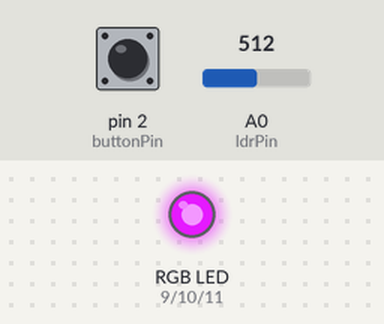
The sketch below on a simulated Arduino Uno, built with avr-gcc and run on an emulated ATmega328P. Shown: an RGB LED mixed from three pins (HIGH = lit). The inputs (shaded band) are chosen by the test bench; at power-on: pin 2 (buttonPin) LOW, A0 (ldrPin) = 512.

Above: at 1.2 s.
1.3 s: pin 2 (buttonPin) pulled HIGH for 0.15 s
4.4 s: A0 (ldrPin) set to 760
7.4 s: pin 2 (buttonPin) pulled HIGH for 1 s
At 8.7 s:
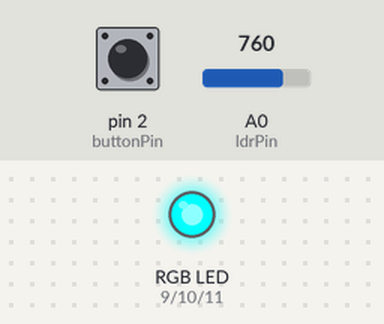
9.9 s: pin 2 (buttonPin) pulsed HIGH 5 times (0.12 s each, 0.3 s apart)
At 11.9 s:
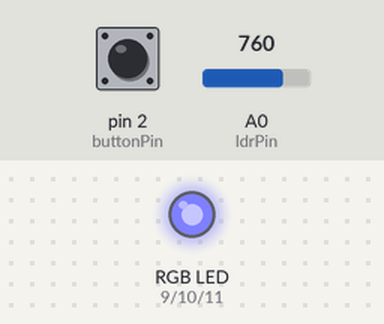
16.5 s: pin 2 (buttonPin) pulled HIGH for 3.2 s
At 17.2 s:
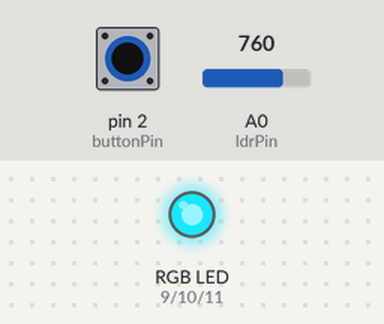
Timing chart, 0 to 19.5 s (numbered marks = the images above; inputs shaded):
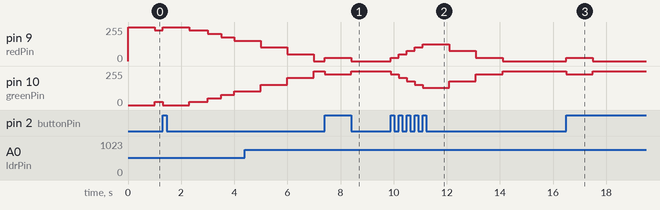

Measured:
- after the input at 7.4 s, pin 9 (redPin): 0/255 → 25/255 at once, → 0/255 1.0 s later; pin 10 (greenPin): 255/255 → 230/255 at once, → 255/255 1.0 s later
- after the input at 9.9 s, pin 9 (redPin): rises from 0/255 to 127/255 in 1.2 s, then falls to 0/255 in 3.0 s; pin 10 (greenPin): 255/255 → 230/255 at once, → 204/255 0.30 s later, → 179/255 0.30 s later, → 153/255 0.30 s later, … (8 changes in this stretch)
- after the input at 16.5 s, pin 9 (redPin): 0/255 → 25/255 at once, → 0/255 1.0 s later; pin 10 (greenPin): 255/255 → 230/255 at once, → 255/255 1.0 s later

The sketch:

practice-7.ino
```cpp
const int ldrPin = A0;
const int buttonPin = 2;
const int redPin = 9;
const int greenPin = 10;
const int bluePin = 11;

int mood = 10;
int lastButtonState = LOW;
bool isDark = false;

unsigned long touchedTimer = 0;
unsigned long reducedTimer = 0;
unsigned long darkStartTime = 0;
unsigned long lastDebounceTime = 0;

const unsigned long debounceDelay = 40;
const unsigned long untouchedInterval = 5000;

void showLEDState(int currentMood) {
  int redValue = 0;
  int greenValue = 0;
  int blueValue = 0;

  if (currentMood >= 10) {
    greenValue = map(currentMood, 10, 20, 255, 0);
    blueValue = map(currentMood, 10, 20, 0, 255);
  } else {
    redValue = map(currentMood, 0, 10, 255, 0);
    greenValue = map(currentMood, 0, 10, 0, 255);
  }

  analogWrite(redPin, 255 - redValue);
  analogWrite(greenPin, 255 - greenValue);
  analogWrite(bluePin, 255 - blueValue);
}

void setup() {
  pinMode(buttonPin, INPUT);
  pinMode(redPin, OUTPUT);
  pinMode(greenPin, OUTPUT);
  pinMode(bluePin, OUTPUT);
  showLEDState(mood);
  touchedTimer = millis();
  reducedTimer = millis();
}

void loop() {
  unsigned long currentMillis = millis();
  int lightValue = analogRead(ldrPin);
  int reading = digitalRead(buttonPin);

  if (reading != lastButtonState && (currentMillis - lastDebounceTime) > debounceDelay) {
    lastDebounceTime = currentMillis;

    if (reading == HIGH) {
      if (mood < 20) {
        mood = mood + 1;
      }
      touchedTimer = currentMillis;
      reducedTimer = currentMillis;
    }
  }
  lastButtonState = reading;

  if (lightValue > 750) {
    if (currentMillis - reducedTimer >= 1000) {
      reducedTimer = currentMillis;
      mood = mood - 2;
      if (mood < 0) {
        mood = 0;
      }
    }
  } else if (lightValue > 450) {
    if (!isDark) {
      isDark = true;
      darkStartTime = currentMillis;
    }

    unsigned long decayInterval = (currentMillis - darkStartTime > 3000) ? 500 : 1000;
    if (currentMillis - reducedTimer >= decayInterval) {
      reducedTimer = currentMillis;
      if (mood > 0) {
        mood = mood - 1;
      }
    }
  } else {
    isDark = false;

    if (currentMillis - touchedTimer > untouchedInterval && currentMillis - reducedTimer >= 1000) {
      reducedTimer = currentMillis;
      if (mood > 0) {
        mood = mood - 1;
      }
    }
  }

  showLEDState(mood);
}
```
